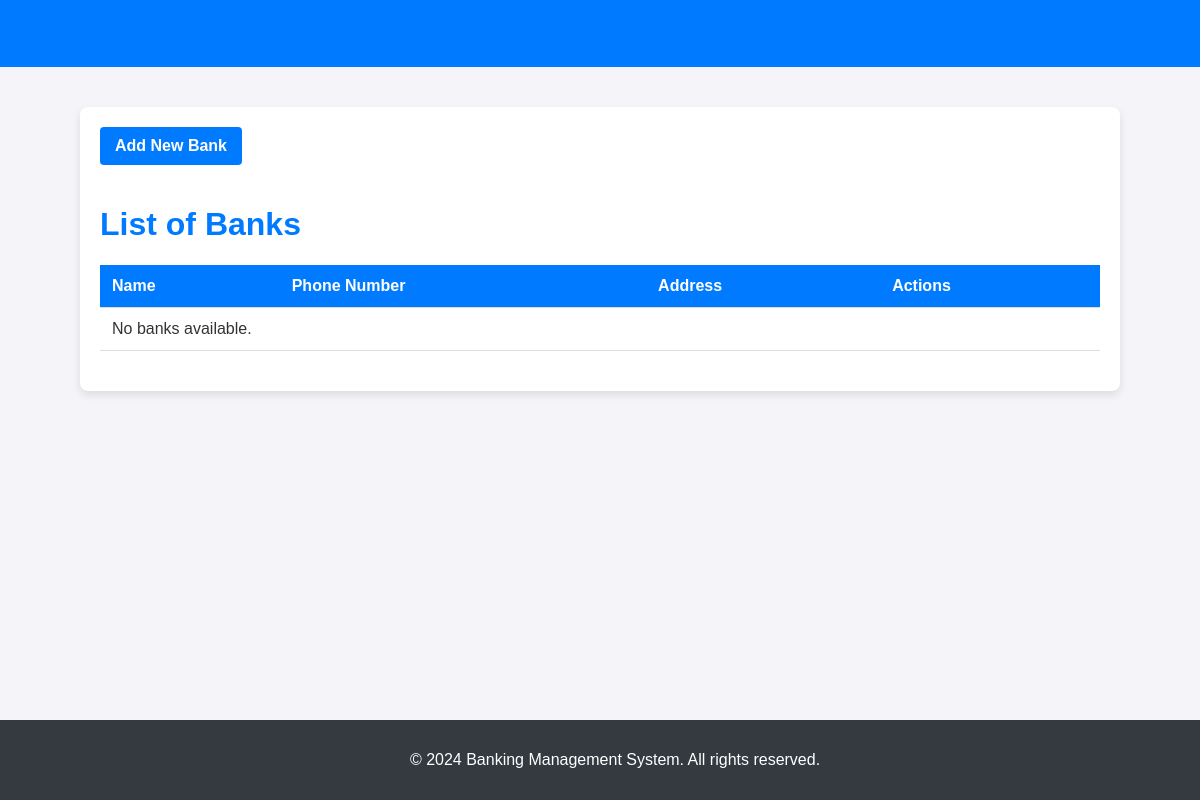
The app's page /banks/all/, older data.
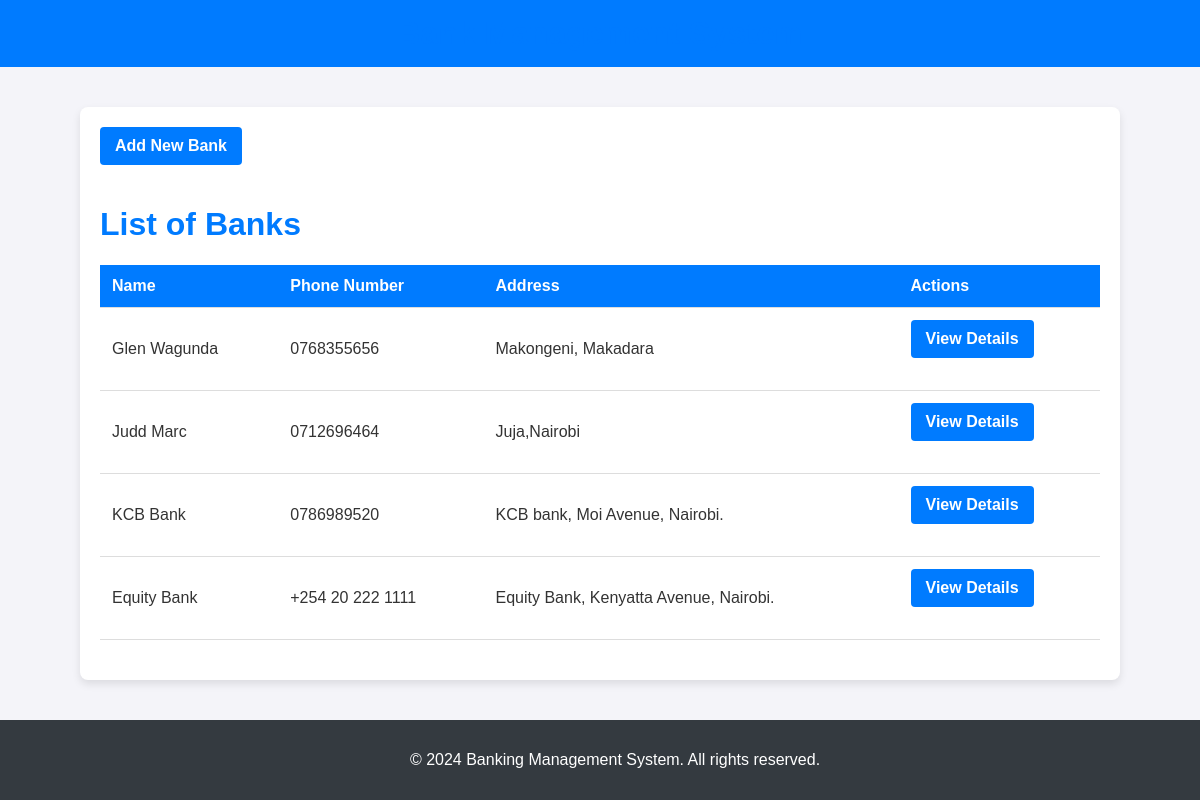
The same page, newer data.
### banks/models.py (models this page shows, shortened)
class Bank(models.Model):
    name = models.CharField(max_length=100)
    address = models.CharField(max_length=255, null=True, blank=True)  # Add these lines if address should be part of the model
    phone_number = models.CharField(max_length=20, null=True, blank=True)  # Add these lines if phone_number should be part of the model
    owner = models.ForeignKey(User, on_delete=models.CASCADE)

### banks/views.py (the view)
# urls.py: path('banks/all/', banks_views.list_banks, name='list_banks'),  # Updated to list_banks view
def list_banks(request):
    banks = Bank.objects.all()
    return render(request, 'banks/list_banks.html', {'banks': banks})

### banks/templates/banks/list_banks.html (shortened to what this page needs)
<!DOCTYPE html>
<html lang="en">
<head>
    {% load static %}
    <link rel="stylesheet" href="{% static 'css/global_style.css' %}">
</head>
<body>
    <header>
        <h1>Bank Management System</h1>
    </header>
    <div class="container">
        <a href="{% url 'add_bank' %}" class="btn">Add New Bank</a>
        <h1>List of Banks</h1>
        <table>
            <thead>
                <tr>
                    <th>Name</th>
                    <th>Phone Number</th>
                    <th>Address</th>
                    <th>Actions</th>
                </tr>
            </thead>
            <tbody>
                {% for bank in banks %}
                    <tr>
                        <td>{{ bank.name }}</td>
                        <td>{{ bank.phone_number }}</td>
                        <td>{{ bank.address }}</td>
                        <td>
                            <a href="{% url 'bank_details' bank.id %}" class="btn">View Details</a>
                        </td>
                    </tr>
                {% empty %}
                    <tr>
                        <td colspan="4">No banks available.</td>
                    </tr>
                {% endfor %}
            </tbody>
        </table>
    </div>
    <footer>
        <p>&copy; 2024 Banking Management System. All rights reserved.</p>
    </footer>
</body>
</html>

### static/css/global_style.css (style rules this page uses)
body { font-family: 'Roboto', sans-serif; background-color: #f8f9fa; margin: 0; padding: 0; }
.container { margin: 20px auto; padding: 20px; background-color: #ffffff; border-radius: 10px; max-width: 1200px; box-shadow: 0 0 20px rgba(0, 0, 0, 0.1); }
a { color: #007bff; text-decoration: none; font-weight: 600; }

### banks/templates/banks/list_banks.html (style rules this page uses)
body { font-family: 'Arial', sans-serif; background-color: #f4f4f9; margin: 0; padding: 0; color: #333; }
header { background-color: #007bff; color: white; padding: 15px 0; text-align: center; }
header h1 { margin: 0; font-size: 2em; }
.container { width: 90%; max-width: 1000px; margin: 40px auto; padding: 20px; background: white; border-radius: 8px; box-shadow: 0 4px 8px rgba(0, 0, 0, 0.1); }
h1 { color: #007bff; }
.btn { background-color: #007bff; color: white; padding: 10px 15px; border-radius: 4px; text-decoration: none; font-size: 1em; display: inline-block; margin-bottom: 20px; }
table { width: 100%; border-collapse: collapse; margin: 20px 0; }
th, td { padding: 12px; text-align: left; border-bottom: 1px solid #ddd; }
th { background-color: #007bff; color: white; }
footer { background-color: #343a40; color: white; text-align: center; padding: 15px; position: fixed; width: 100%; bottom: 0; }

Row changes from the older to the newer data that the page shows:
added Bank: name "Glen Wagunda", phone_number "0768355656", address "Makongeni, Makadara"
added Bank: name "Judd Marc", phone_number "0712696464", address "Juja,Nairobi"
added Bank: name "KCB Bank", phone_number "0786989520", address "KCB bank, Moi Avenue, Nairobi."
added Bank: name "Equity Bank", phone_number "+254 20 222 1111", address "Equity Bank, Kenyatta Avenue, Nairobi."
Text that changed along with them:
text no longer shown: "No banks available."
